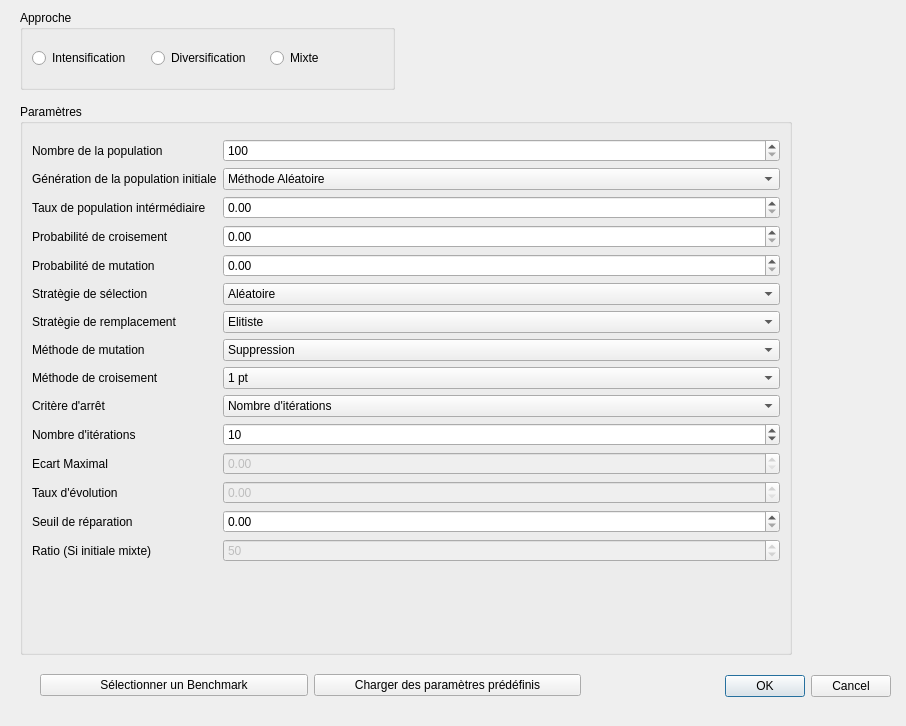
<?xml version="1.0" encoding="UTF-8"?>
<ui version="4.0">
 <class>Fen_AG</class>
 <widget class="QDialog" name="Fen_AG">
  <property name="geometry">
   <rect>
    <x>0</x>
    <y>0</y>
    <width>906</width>
    <height>726</height>
   </rect>
  </property>
  <property name="windowTitle">
   <string>Dialog</string>
  </property>
  <widget class="QDialogButtonBox" name="buttonBox">
   <property name="geometry">
    <rect>
     <x>550</x>
     <y>670</y>
     <width>341</width>
     <height>32</height>
    </rect>
   </property>
   <property name="orientation">
    <enum>Qt::Horizontal</enum>
   </property>
   <property name="standardButtons">
    <set>QDialogButtonBox::Cancel|QDialogButtonBox::Ok</set>
   </property>
  </widget>
  <widget class="QGroupBox" name="verticalGroupBox">
   <property name="geometry">
    <rect>
     <x>20</x>
     <y>104</y>
     <width>772</width>
     <height>551</height>
    </rect>
   </property>
   <property name="title">
    <string>Paramètres</string>
   </property>
   <layout class="QVBoxLayout" name="verticalLayout">
    <item>
     <layout class="QFormLayout" name="formLayout">
      <item row="0" column="0">
       <layout class="QGridLayout" name="gridLayout"/>
      </item>
      <item row="4" column="0">
       <widget class="QLabel" name="label">
        <property name="text">
         <string>Nombre de la population</string>
        </property>
       </widget>
      </item>
      <item row="4" column="1">
       <widget class="QSpinBox" name="spinBox">
        <property name="minimum">
         <number>100</number>
        </property>
        <property name="maximum">
         <number>100000</number>
        </property>
       </widget>
      </item>
      <item row="5" column="0">
       <widget class="QLabel" name="label_3">
        <property name="text">
         <string>Génération de la population initiale</string>
        </property>
       </widget>
      </item>
      <item row="5" column="1">
       <widget class="QComboBox" name="comboBox_5">
        <property name="currentIndex">
         <number>0</number>
        </property>
        <item>
         <property name="text">
          <string>Méthode Aléatoire</string>
         </property>
        </item>
        <item>
         <property name="text">
          <string>Greedy Aléatoire</string>
         </property>
        </item>
        <item>
         <property name="text">
          <string>Mixte</string>
         </property>
        </item>
       </widget>
      </item>
      <item row="7" column="0">
       <widget class="QLabel" name="label_9">
        <property name="text">
         <string>Taux de population intérmédiaire</string>
        </property>
       </widget>
      </item>
      <item row="7" column="1">
       <layout class="QHBoxLayout" name="horizontalLayout_9">
        <item>
         <widget class="QDoubleSpinBox" name="doubleSpinBox_7">
          <property name="maximum">
           <double>1.000000000000000</double>
          </property>
          <property name="singleStep">
           <double>1.000000000000000</double>
          </property>
         </widget>
        </item>
       </layout>
      </item>
      <item row="8" column="0">
       <widget class="QLabel" name="label_2">
        <property name="text">
         <string>Probabilité de croisement</string>
        </property>
       </widget>
      </item>
      <item row="8" column="1">
       <layout class="QHBoxLayout" name="horizontalLayout_3">
        <item>
         <widget class="QDoubleSpinBox" name="doubleSpinBox_9">
          <property name="maximum">
           <double>1.000000000000000</double>
          </property>
         </widget>
        </item>
       </layout>
      </item>
      <item row="9" column="0">
       <widget class="QLabel" name="label_5">
        <property name="text">
         <string>Probabilité de mutation</string>
        </property>
       </widget>
      </item>
      <item row="9" column="1">
       <layout class="QHBoxLayout" name="horizontalLayout_4">
        <item>
         <widget class="QDoubleSpinBox" name="doubleSpinBox_8">
          <property name="maximum">
           <double>1.000000000000000</double>
          </property>
         </widget>
        </item>
       </layout>
      </item>
      <item row="10" column="0">
       <widget class="QLabel" name="label_6">
        <property name="text">
         <string>Stratègie de sélection</string>
        </property>
       </widget>
      </item>
      <item row="10" column="1">
       <widget class="QComboBox" name="comboBox">
        <item>
         <property name="text">
          <string>Aléatoire</string>
         </property>
        </item>
        <item>
         <property name="text">
          <string>Elitiste</string>
         </property>
        </item>
        <item>
         <property name="text">
          <string>Roue de la fortune</string>
         </property>
        </item>
       </widget>
      </item>
      <item row="11" column="0">
       <widget class="QLabel" name="label_16">
        <property name="text">
         <string>Stratègie de remplacement</string>
        </property>
       </widget>
      </item>
      <item row="11" column="1">
       <widget class="QComboBox" name="comboBox_6">
        <item>
         <property name="text">
          <string>Elitiste</string>
         </property>
        </item>
        <item>
         <property name="text">
          <string>50/50</string>
         </property>
        </item>
        <item>
         <property name="text">
          <string>Générationelle</string>
         </property>
        </item>
       </widget>
      </item>
      <item row="12" column="0">
       <widget class="QLabel" name="label_7">
        <property name="text">
         <string>Méthode de mutation</string>
        </property>
       </widget>
      </item>
      <item row="12" column="1">
       <widget class="QComboBox" name="comboBox_2">
        <item>
         <property name="text">
          <string>Suppression</string>
         </property>
        </item>
        <item>
         <property name="text">
          <string>Addition</string>
         </property>
        </item>
        <item>
         <property name="text">
          <string>Echange</string>
         </property>
        </item>
       </widget>
      </item>
      <item row="14" column="0">
       <widget class="QLabel" name="label_8">
        <property name="text">
         <string>Méthode de croisement</string>
        </property>
       </widget>
      </item>
      <item row="14" column="1">
       <widget class="QComboBox" name="comboBox_3">
        <item>
         <property name="text">
          <string>1 pt</string>
         </property>
        </item>
        <item>
         <property name="text">
          <string>2 pts</string>
         </property>
        </item>
       </widget>
      </item>
      <item row="15" column="0">
       <widget class="QLabel" name="label_11">
        <property name="text">
         <string>Critère d'arrêt</string>
        </property>
       </widget>
      </item>
      <item row="15" column="1">
       <widget class="QComboBox" name="comboBox_4">
        <item>
         <property name="text">
          <string>Nombre d'itérations</string>
         </property>
        </item>
        <item>
         <property name="text">
          <string>Ecart Maximal</string>
         </property>
        </item>
        <item>
         <property name="text">
          <string>Taux d'évolution</string>
         </property>
        </item>
       </widget>
      </item>
      <item row="16" column="0">
       <widget class="QLabel" name="label_12">
        <property name="text">
         <string>Nombre d'itérations</string>
        </property>
       </widget>
      </item>
      <item row="16" column="1">
       <widget class="QSpinBox" name="spinBox_2">
        <property name="enabled">
         <bool>true</bool>
        </property>
        <property name="maximum">
         <number>1000</number>
        </property>
        <property name="value">
         <number>10</number>
        </property>
       </widget>
      </item>
      <item row="17" column="0">
       <widget class="QLabel" name="label_13">
        <property name="text">
         <string>Ecart Maximal</string>
        </property>
       </widget>
      </item>
      <item row="17" column="1">
       <layout class="QHBoxLayout" name="horizontalLayout_5">
        <item>
         <widget class="QDoubleSpinBox" name="doubleSpinBox_10">
          <property name="enabled">
           <bool>false</bool>
          </property>
          <property name="maximum">
           <double>1.000000000000000</double>
          </property>
         </widget>
        </item>
       </layout>
      </item>
      <item row="18" column="0">
       <widget class="QLabel" name="label_14">
        <property name="text">
         <string>Taux d'évolution</string>
        </property>
       </widget>
      </item>
      <item row="18" column="1">
       <layout class="QHBoxLayout" name="horizontalLayout_6">
        <item>
         <widget class="QDoubleSpinBox" name="doubleSpinBox_11">
          <property name="enabled">
           <bool>false</bool>
          </property>
          <property name="maximum">
           <double>1.000000000000000</double>
          </property>
         </widget>
        </item>
       </layout>
      </item>
      <item row="19" column="0">
       <widget class="QLabel" name="label_15">
        <property name="text">
         <string>Seuil de réparation</string>
        </property>
       </widget>
      </item>
      <item row="19" column="1">
       <layout class="QHBoxLayout" name="horizontalLayout_7">
        <item>
         <widget class="QDoubleSpinBox" name="doubleSpinBox_13">
          <property name="maximum">
           <double>1.000000000000000</double>
          </property>
         </widget>
        </item>
       </layout>
      </item>
      <item row="20" column="0">
       <widget class="QLabel" name="label_10">
        <property name="text">
         <string>Ratio (Si initiale mixte)</string>
        </property>
       </widget>
      </item>
      <item row="20" column="1">
       <layout class="QHBoxLayout" name="horizontalLayout_8">
        <item>
         <widget class="QSpinBox" name="spinBox_3">
          <property name="enabled">
           <bool>false</bool>
          </property>
          <property name="minimum">
           <number>1</number>
          </property>
          <property name="maximum">
           <number>100</number>
          </property>
          <property name="value">
           <number>50</number>
          </property>
         </widget>
        </item>
       </layout>
      </item>
     </layout>
    </item>
   </layout>
  </widget>
  <widget class="QGroupBox" name="verticalGroupBox">
   <property name="geometry">
    <rect>
     <x>20</x>
     <y>10</y>
     <width>375</width>
     <height>80</height>
    </rect>
   </property>
   <property name="title">
    <string>Approche</string>
   </property>
   <layout class="QVBoxLayout" name="verticalLayout_2">
    <item>
     <layout class="QHBoxLayout" name="horizontalLayout_2">
      <item>
       <widget class="QRadioButton" name="radioButton">
        <property name="text">
         <string>Intensification</string>
        </property>
       </widget>
      </item>
      <item>
       <widget class="QRadioButton" name="radioButton_2">
        <property name="text">
         <string>Diversification</string>
        </property>
       </widget>
      </item>
      <item>
       <widget class="QRadioButton" name="radioButton_3">
        <property name="text">
         <string>Mixte</string>
        </property>
       </widget>
      </item>
     </layout>
    </item>
   </layout>
  </widget>
  <widget class="QWidget" name="horizontalLayoutWidget">
   <property name="geometry">
    <rect>
     <x>40</x>
     <y>660</y>
     <width>541</width>
     <height>51</height>
    </rect>
   </property>
   <layout class="QHBoxLayout" name="horizontalLayout">
    <item>
     <widget class="QPushButton" name="pushButton">
      <property name="text">
       <string>Sélectionner un Benchmark</string>
      </property>
     </widget>
    </item>
    <item>
     <widget class="QPushButton" name="pushButton_2">
      <property name="text">
       <string>Charger des paramètres prédéfinis</string>
      </property>
     </widget>
    </item>
   </layout>
  </widget>
 </widget>
 <resources/>
 <connections>
  <connection>
   <sender>buttonBox</sender>
   <signal>accepted()</signal>
   <receiver>Fen_AG</receiver>
   <slot>accept()</slot>
   <hints>
    <hint type="sourcelabel">
     <x>248</x>
     <y>254</y>
    </hint>
    <hint type="destinationlabel">
     <x>157</x>
     <y>274</y>
    </hint>
   </hints>
  </connection>
  <connection>
   <sender>buttonBox</sender>
   <signal>rejected()</signal>
   <receiver>Fen_AG</receiver>
   <slot>reject()</slot>
   <hints>
    <hint type="sourcelabel">
     <x>316</x>
     <y>260</y>
    </hint>
    <hint type="destinationlabel">
     <x>286</x>
     <y>274</y>
    </hint>
   </hints>
  </connection>
 </connections>
</ui>
